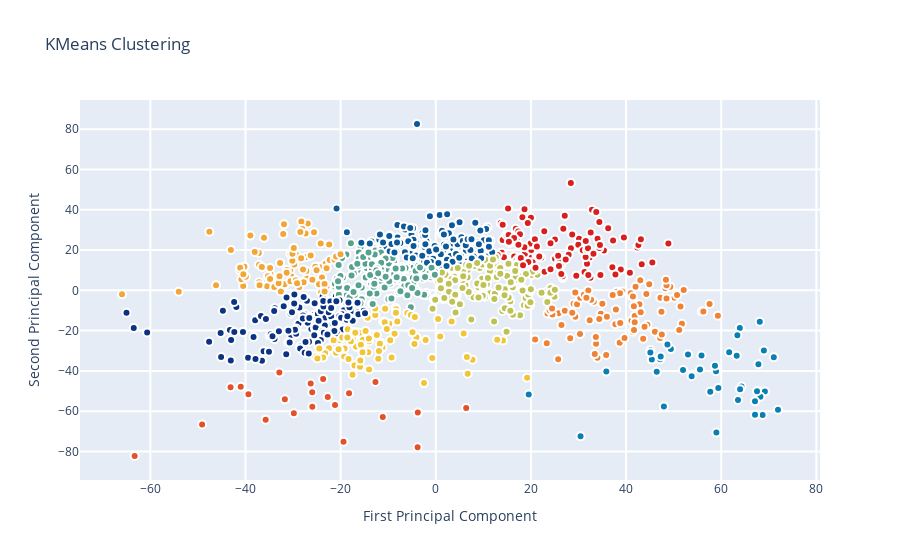

The notebook cell this image was saved under:
### Code cell
# KMeans clustering 
kmeans = KMeans(n_clusters=10)
# Compute cluster centers and predict cluster indices
X_clustered = kmeans.fit_predict(Isomap_results2D)

trace_Kmeans = go.Scatter(x=Isomap_results2D[:, 0], y= Isomap_results2D[:, 1],mode="markers",
                    showlegend=False,
                    marker=dict(
                            size=8,
                            color = X_clustered,
                            colorscale = 'Portland',
                            showscale=False, 
                            line = dict(
            width = 2,
            color = 'rgb(255, 255, 255)'
        )
                   ))

layout = go.Layout(
    title= 'KMeans Clustering',
    hovermode= 'closest',
    xaxis= dict(
         title= 'First Principal Component',
        ticklen= 5,
        zeroline= False,
        gridwidth= 2,
    ),
    yaxis=dict(
        title= 'Second Principal Component',
        ticklen= 5,
        gridwidth= 2,
    ),
    showlegend= True
)

data = [trace_Kmeans]
fig1 = dict(data=data, layout= layout)
py.iplot(fig1, filename="KM")
print('Clustering Score',silhouette_score(Isomap_results2D,X_clustered))

### Figure 1 — Plotly figure (JSON) as saved in the notebook; plotly's stock layout.template omitted (floating-point values rounded to 4 significant figures; data arrays with more than 128 entries replaced by an {"elided": "..."} marker saying what was removed)
{"data": [{"marker": {"color": {"elided": "1000 int values"}, "colorscale": [[0, "rgb(12,51,131)"], [0.25, "rgb(10,136,186)"], [0.5, "rgb(242,211,56)"], [0.75, "rgb(242,143,56)"], [1, "rgb(217,30,30)"]], "line": {"color": "rgb(255, 255, 255)", "width": 2}, "showscale": false, "size": 8}, "mode": "markers", "showlegend": false, "type": "scatter", "x": {"elided": "1000 float values"}, "y": {"elided": "1000 float values"}}], "layout": {"hovermode": "closest", "showlegend": true, "title": {"text": "KMeans Clustering"}, "xaxis": {"gridwidth": 2, "ticklen": 5, "title": {"text": "First Principal Component"}, "zeroline": false}, "yaxis": {"gridwidth": 2, "ticklen": 5, "title": {"text": "Second Principal Component"}}}}
